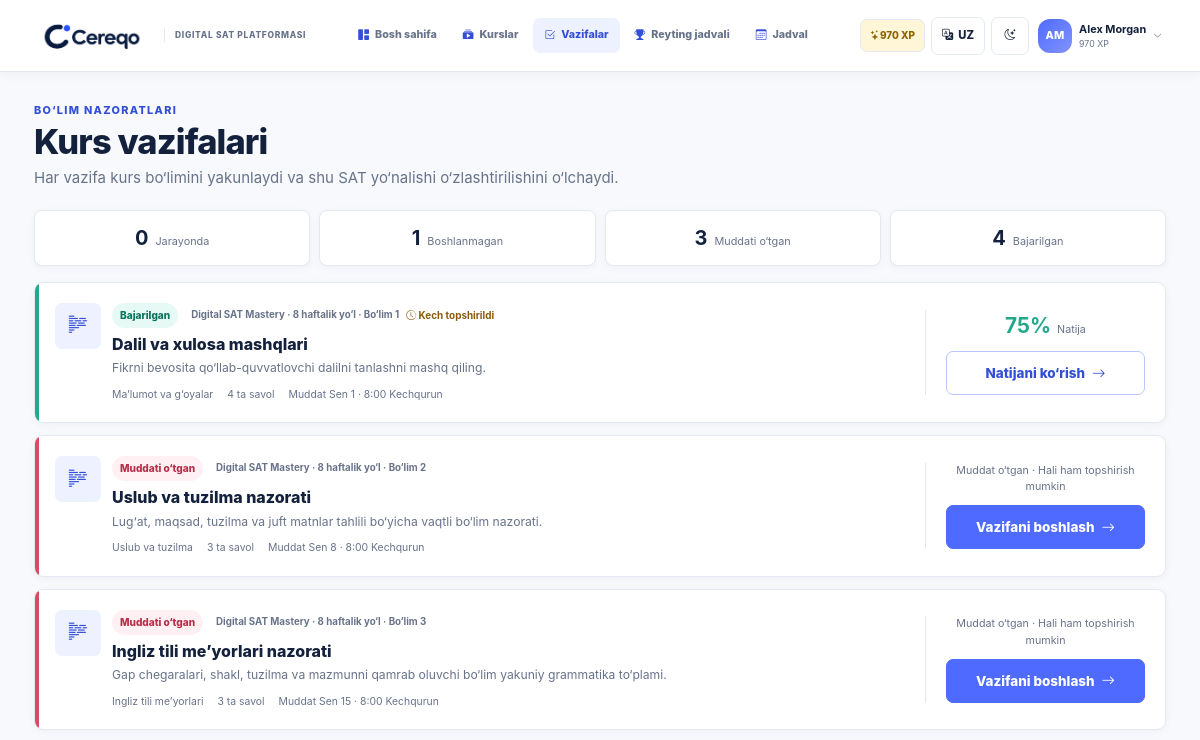
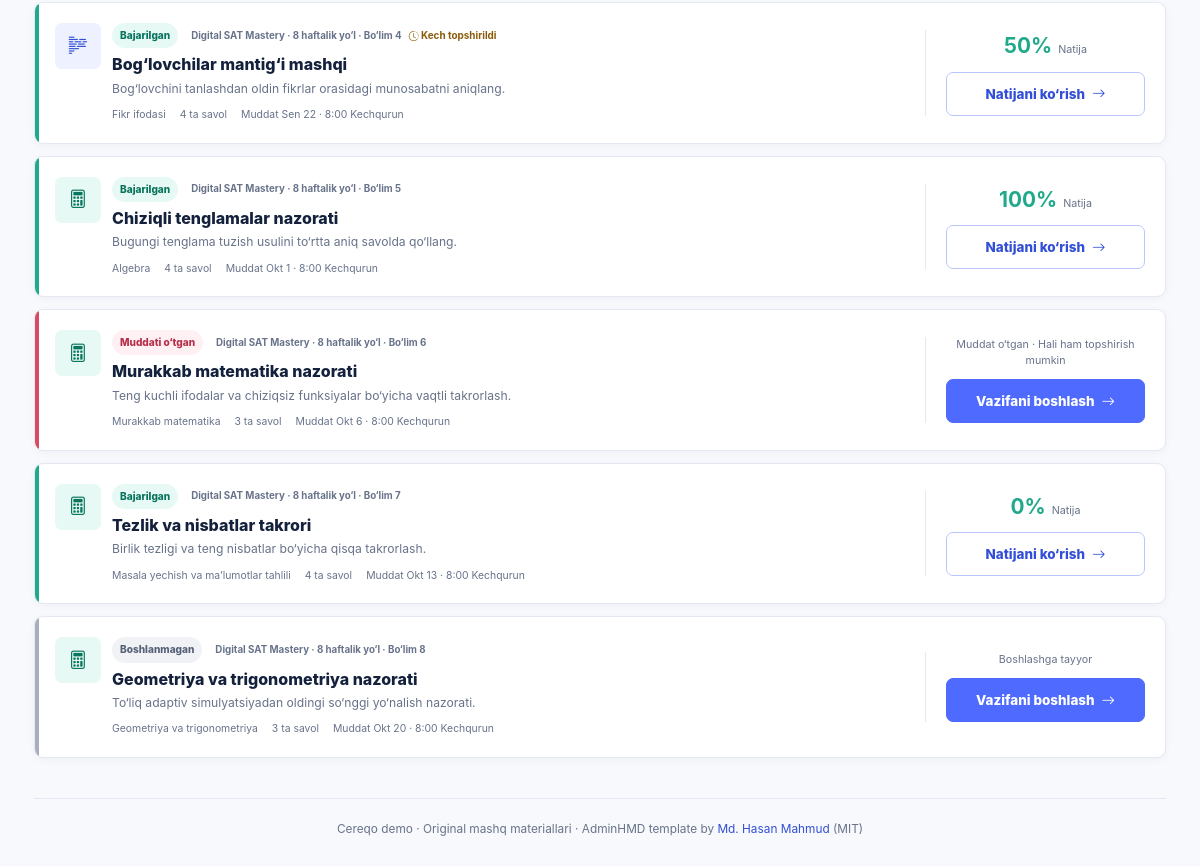
/tasks/, run on an earlier commit of the app's database (2 pictures, top to bottom).
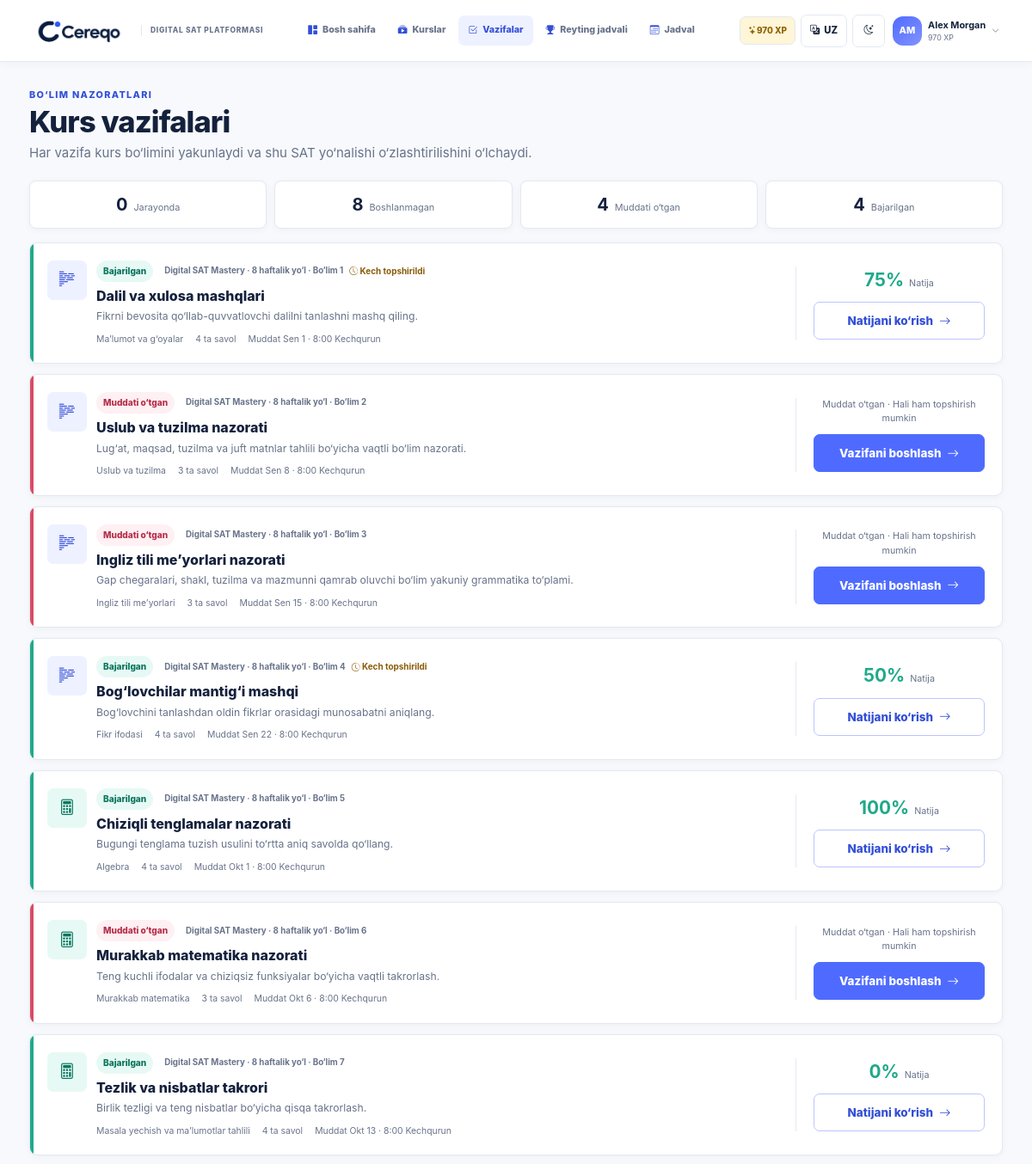
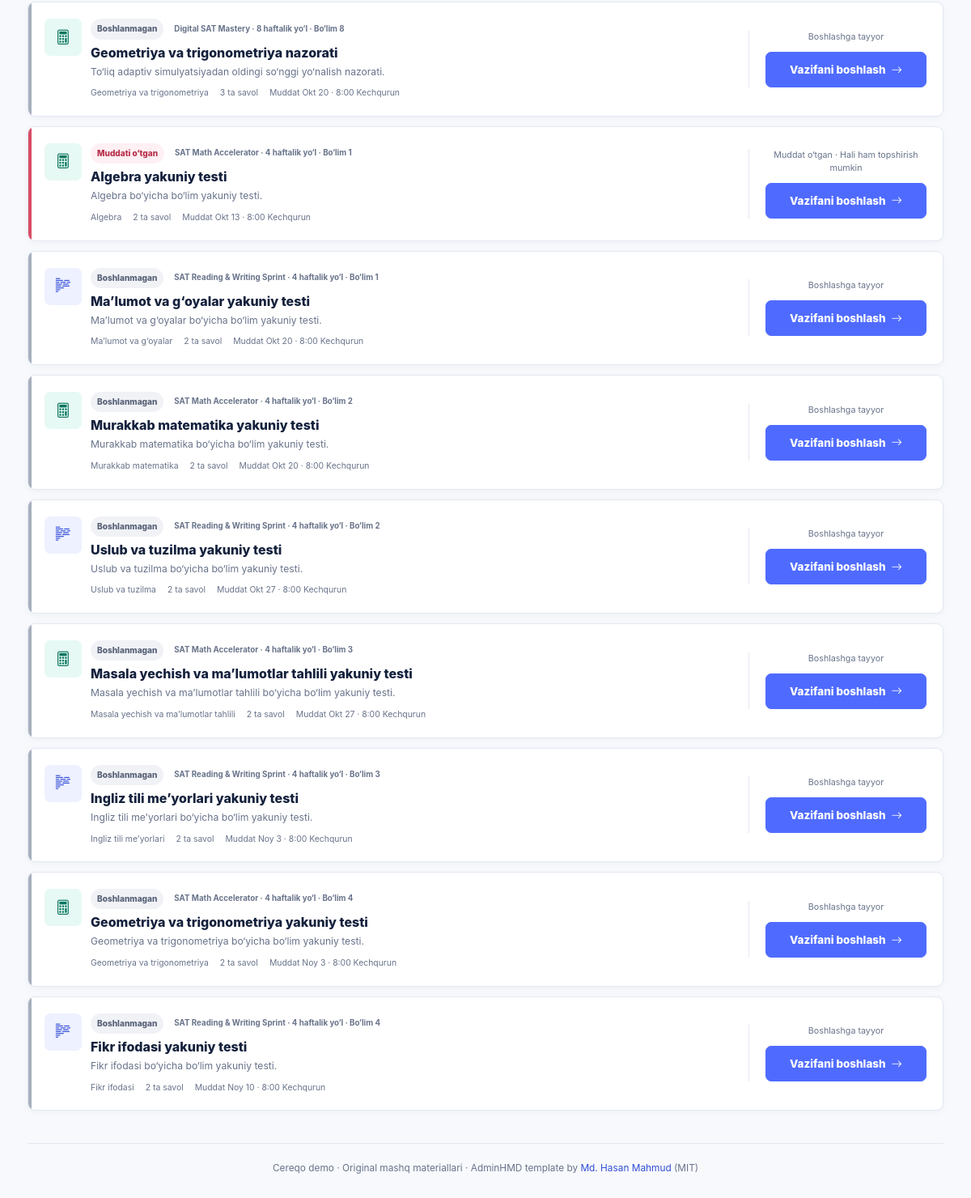
And on a later commit of the database (2 pictures, top to bottom).
### learning/models.py (models this page shows, shortened)
class Homework(models.Model):
    lesson = models.OneToOneField(Lesson, on_delete=models.CASCADE, related_name="homework")
    section = models.OneToOneField(
        CourseSection, on_delete=models.CASCADE, related_name="checkpoint", null=True, blank=True
    )
    title = models.CharField(max_length=160)
    description = models.TextField()
    deadline = models.DateTimeField()
    max_points = models.PositiveSmallIntegerField(default=100)
    sort_order = models.PositiveSmallIntegerField(default=0)
    class Meta:
        ordering = ["sort_order", "deadline"]
    def submission_for(self, student):
        return self.submissions.filter(student=student).first()
    def status_for(self, student):
        submission = self.submission_for(student)
        if submission and submission.submitted_at:
            return "completed"
        if submission and submission.answers.exists():
            return "in_progress"
        if self.deadline < timezone.now():
            return "overdue"
        return "not_started"

class Lesson(models.Model):
    SUBJECT_CHOICES = [("math", "Math"), ("rw", "Reading & Writing")]
    title = models.CharField(max_length=160)
    section = models.ForeignKey(
        CourseSection, on_delete=models.CASCADE, related_name="lessons", null=True, blank=True
    )
    subject = models.CharField(max_length=10, choices=SUBJECT_CHOICES)
    topic = models.CharField(max_length=120)
    duration_minutes = models.PositiveSmallIntegerField(default=8)
    session_minutes = models.PositiveSmallIntegerField(default=75)
    summary = models.TextField()
    material = models.TextField()
    video_file = models.CharField(max_length=255, default="cereqo/video/demo-lesson-video.mp4")
    progress_percent = models.PositiveSmallIntegerField(
        default=0, validators=[MinValueValidator(0), MaxValueValidator(100)]
    )
    is_today = models.BooleanField(default=False)
    scheduled_date = models.DateField(null=True, blank=True)
    sequence = models.PositiveSmallIntegerField(default=1)
    sort_order = models.PositiveSmallIntegerField(default=0)
    class Meta:
        ordering = ["sort_order", "id"]

class CourseSection(models.Model):
    SUBJECT_CHOICES = [("math", "Math"), ("rw", "Reading & Writing")]
    course = models.ForeignKey(Course, on_delete=models.CASCADE, related_name="sections")
    title = models.CharField(max_length=160)
    domain = models.CharField(max_length=120)
    subject = models.CharField(max_length=10, choices=SUBJECT_CHOICES)
    description = models.TextField()
    start_date = models.DateField()
    end_date = models.DateField()
    order = models.PositiveSmallIntegerField(default=1)
    exam_weight_percent = models.PositiveSmallIntegerField(default=25)
    class Meta:
        ordering = ["course", "order", "id"]
        constraints = [
            models.UniqueConstraint(fields=["course", "order"], name="unique_course_section_order")
        ]

class Course(models.Model):
    title = models.CharField(max_length=160)
    code = models.SlugField(max_length=60, unique=True)
    description = models.TextField()
    start_date = models.DateField()
    end_date = models.DateField()
    target_score = models.PositiveSmallIntegerField(default=1400)
    is_active = models.BooleanField(default=True)
    class Meta:
        ordering = ["-is_active", "start_date", "id"]

class Submission(models.Model):
    student = models.ForeignKey(Student, on_delete=models.CASCADE, related_name="submissions")
    homework = models.ForeignKey(Homework, on_delete=models.CASCADE, related_name="submissions")
    started_at = models.DateTimeField(auto_now_add=True)
    updated_at = models.DateTimeField(auto_now=True)
    submitted_at = models.DateTimeField(null=True, blank=True)
    score = models.PositiveSmallIntegerField(null=True, blank=True)
    points_awarded = models.PositiveSmallIntegerField(default=0)
    class Meta:
        constraints = [
            models.UniqueConstraint(fields=["student", "homework"], name="unique_student_homework")
        ]
    @property
    def is_late(self):
        return bool(self.submitted_at and self.submitted_at > self.homework.deadline)

### learning/views.py (the view)
# urls.py: path("tasks/", views.homework_list, name="homework_list"),
def homework_list(request):
    student = _student()
    cards = _homework_cards(student)
    counts = {key: sum(card["status"] == key for card in cards) for key in ("not_started", "in_progress", "overdue", "completed")}
    return render(
        request,
        "learning/homework_list.html",
        {"active_nav": "tasks", "cards": cards, "counts": counts},
    )

### learning/context_processors.py (called while the page is built)
def demo_shell(request):
    student = Student.objects.filter(is_demo=True).first()
    return {"demo_student": student}

### learning/views.py (called while the page is built)
def _student():
    return get_object_or_404(Student, is_demo=True)

def _homework_cards(student):
    cards = []
    for homework in Homework.objects.select_related(
        "lesson", "section", "section__course"
    ).prefetch_related("submissions__answers", "questions"):
        submission = homework.submission_for(student)
        cards.append(
            {
                "homework": homework,
                "submission": submission,
                "status": homework.status_for(student),
                "answered": submission.answers.count() if submission else 0,
                "total": homework.questions.count(),
            }
        )
    return cards

### templates/learning/homework_list.html (shortened to what this page needs)
{% extends 'base.html' %}{% load i18n %}
{% block content %}
<section class="page-heading"><div><p class="eyebrow">{% translate "Section checkpoints" %}</p><h1>{% translate "Course tasks" %}</h1><p>{% translate "Each task closes a course section and measures mastery of its SAT domain." %}</p></div></section>
<section class="status-summary" aria-label="Homework status summary">
  <div><strong>{{ counts.in_progress }}</strong><span>{% translate "In progress" %}</span></div><div><strong>{{ counts.not_started }}</strong><span>{% translate "Not started" %}</span></div><div><strong>{{ counts.overdue }}</strong><span>{% translate "Overdue" %}</span></div><div><strong>{{ counts.completed }}</strong><span>{% translate "Completed" %}</span></div>
</section>
<section class="task-list">
  {% for card in cards %}
  <article class="homework-card status-border-{{ card.status }}">
    <div class="homework-main">
      <span class="task-subject-icon subject-{{ card.homework.lesson.subject }}"><i class="bi {% if card.homework.lesson.subject == 'math' %}bi-calculator{% else %}bi-body-text{% endif %}"></i></span>
      <div><div class="card-title-line"><span class="status-badge status-{{ card.status }}">{% if card.status == 'not_started' %}{% translate "Not started" %}{% elif card.status == 'in_progress' %}{% translate "In progress" %}{% elif card.status == 'overdue' %}{% translate "Overdue" %}{% else %}{% translate "Completed" %}{% endif %}</span><span class="section-task-label">{% translate card.homework.section.course.title %} · {% translate "Section" %} {{ card.homework.section.order }}</span>{% if card.submission.is_late %}<span class="late-note"><i class="bi bi-clock-history"></i> {% translate "Submitted late" %}</span>{% endif %}</div><h2>{% translate card.homework.title %}</h2><p>{% translate card.homework.description %}</p><div class="task-facts"><span>{% translate card.homework.section.domain %}</span><span>{% blocktranslate with total=card.total %}{{ total }} questions{% endblocktranslate %}</span><span>{% translate "Due" %} {{ card.homework.deadline|date:'M j · g:i A' }}</span></div></div>
    </div>
    <div class="homework-action">
      {% if card.status == 'completed' %}<div class="score-display"><strong>{{ card.submission.score }}%</strong><span>{% translate "Score" %}</span></div>{% elif card.status == 'in_progress' %}<div class="mini-progress"><span>{% blocktranslate with answered=card.answered total=card.total %}{{ answered }}/{{ total }} answered{% endblocktranslate %}</span><div><i style="width:{% widthratio card.answered card.total 100 %}%"></i></div></div>{% elif card.status == 'overdue' %}<p class="overdue-copy">{% translate "Past due · You can still submit" %}</p>{% else %}<p class="ready-copy">{% translate "Ready when you are" %}</p>{% endif %}
      <a class="btn {% if card.status == 'completed' %}btn-outline-primary{% else %}btn-primary{% endif %} app-btn" href="{% url 'learning:homework_detail' card.homework.id %}">{% if card.status == 'completed' %}{% translate "Review result" %}{% elif card.status == 'in_progress' %}{% translate "Resume" %}{% else %}{% translate "Start task" %}{% endif %} <i class="bi bi-arrow-right"></i></a>
    </div>
  </article>
  {% empty %}<div class="surface-card empty-state"><i class="bi bi-inbox"></i><h2>{% translate "No homework yet" %}</h2><p>{% translate "Your next practice set will appear here." %}</p></div>{% endfor %}
</section>
{% endblock %}

What changed in the data, as far as the page shows it:
added Homework: homework.section.order "1", homework.deadline "Okt 13 · 8:00 Kechqurun"
added Homework: homework.section.order "1", homework.deadline "Okt 20 · 8:00 Kechqurun"
added Homework: homework.section.order "2", homework.deadline "Okt 20 · 8:00 Kechqurun"
added Homework: homework.section.order "2", homework.deadline "Okt 27 · 8:00 Kechqurun"
added Homework: homework.section.order "3", homework.deadline "Okt 27 · 8:00 Kechqurun"
added Homework: homework.section.order "3", homework.deadline "Noy 3 · 8:00 Kechqurun"
added Homework: homework.section.order "4", homework.deadline "Noy 3 · 8:00 Kechqurun"
added Homework: homework.section.order "4", homework.deadline "Noy 10 · 8:00 Kechqurun"
Also different on the page:
{{ counts.not_started }}: "1" → "8"
{{ counts.overdue }}: "3" → "4"
